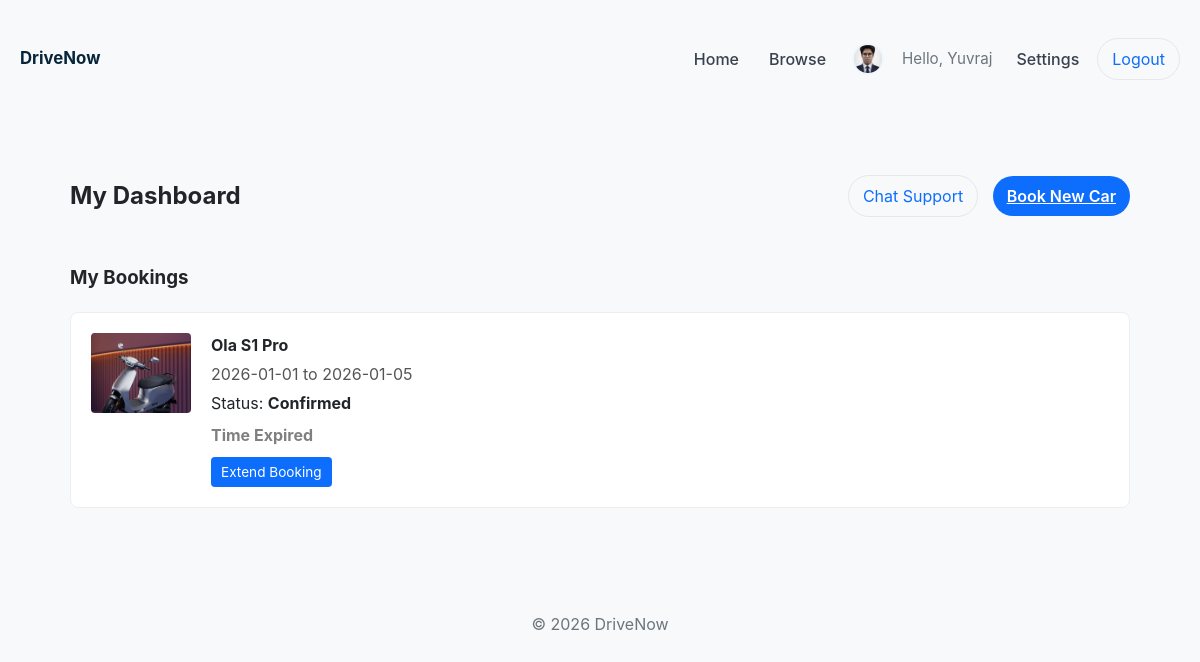
Page /user/dashboard.php (signed in) on the committed database.
### tables this page shows
CREATE TABLE `users` (
  `id` int(11) NOT NULL,
  `name` varchar(100) NOT NULL,
  `email` varchar(150) NOT NULL,
  `phone` varchar(30) DEFAULT NULL,
  `password` varchar(255) NOT NULL,
  `user_type` enum('admin','customer') NOT NULL DEFAULT 'customer',
  `created_at` timestamp NOT NULL DEFAULT current_timestamp(),
  `is_verified` tinyint(1) DEFAULT 0,
  `id_document_path` varchar(255) DEFAULT NULL,
  `profile_picture` varchar(255) DEFAULT NULL
);

CREATE TABLE `bookings` (
  `id` int(11) NOT NULL,
  `user_id` int(11) NOT NULL,
  `vehicle_id` int(11) NOT NULL,
  `booking_date` date NOT NULL,
  `booking_time` varchar(20) DEFAULT NULL,
  `booking_datetime` datetime DEFAULT NULL,
  `created_at` timestamp NOT NULL DEFAULT current_timestamp(),
  `return_date` date DEFAULT NULL,
  `return_datetime` datetime DEFAULT NULL,
  `status` enum('pending','confirmed','completed','cancelled') DEFAULT 'pending',
  `total_price` decimal(10,2) DEFAULT 0.00
);

CREATE TABLE `vehicles` (
  `id` int(11) NOT NULL,
  `name` varchar(150) NOT NULL,
  `type` varchar(100) NOT NULL,
  `price_per_day` decimal(10,2) NOT NULL,
  `status` varchar(50) DEFAULT 'available',
  `image` varchar(255) DEFAULT NULL,
  `created_at` timestamp NOT NULL DEFAULT current_timestamp(),
  `location` varchar(150) DEFAULT 'Main Branch',
  `transmission` enum('Auto','Manual') DEFAULT 'Auto',
  `fuel_type` enum('Petrol','Diesel','Electric','Hybrid') DEFAULT 'Petrol',
  `lat` decimal(10,8) DEFAULT NULL,
  `lng` decimal(11,8) DEFAULT NULL
);

### user/dashboard.php (the view, shortened to what this page needs)
<?php
require_once __DIR__ . '/../config/db.php';
$page_css   = '../assets/css/user_dashboard.css';
$page_class = 'user-dashboard';
require_once __DIR__ . '/../includes/header.php';
?>
<main class="page-container">
  <div class="inner">
    <div style="display:flex;justify-content:space-between;align-items:center;margin-bottom:30px;">
        <h2>My Dashboard</h2>
        <div>
            <a href="chat.php" class="btn-outline" style="margin-right:10px;">Chat Support</a>
            <a href="../search.php" class="btn-primary">Book New Car</a>
        </div>
    </div>
    <?php
    $uid = $_SESSION['user_id'];
    ?>
    <h3>My Bookings</h3>
    <?php
    $book_sql = "SELECT b.*, v.name as vehicle_name, v.image
                 FROM bookings b
                 JOIN vehicles v ON b.vehicle_id = v.id
                 WHERE b.user_id = $uid
                 ORDER BY b.booking_date DESC";
    $book_res = mysqli_query($conn, $book_sql);
    ?>
    <?php if (mysqli_num_rows($book_res) > 0): ?>
        <div class="bookings-list" style="display:grid;gap:20px;margin-top:20px;">
            <?php while ($b = mysqli_fetch_assoc($book_res)): ?>
                <div class="booking-card" style="background:#fff;padding:20px;display:flex;gap:20px;border-radius:8px;border:1px solid #eee;">
                    <div style="width:100px;height:80px;background:#f5f5f5;background-image:url('../uploads/vehicles/<?= $b['image']?>');background-size:cover;border-radius:4px;"></div>
                    <div>
                        <h4 style="margin:0 0 5px 0;"><?= htmlspecialchars($b['vehicle_name']) ?></h4>
                        <p style="margin:0;color:#555;">
                            <?= $b['booking_date'] ?> to <?= $b['return_date'] ?? '...' ?>
                        </p>
                        <p style="margin:5px 0 0 0;">
                            Status: <strong><?= ucfirst($b['status']) ?></strong>
                        </p>
                        <?php if ($b['status'] === 'confirmed' || $b['status'] === 'pending'): ?>
                            <?php
                            $fallback_date = !empty($b['return_date']) ? $b['return_date'] : $b['booking_date'];
                            $end_time = !empty($b['return_datetime']) ? $b['return_datetime'] : $fallback_date . ' 23:59:59';
                            ?>
                            <div class="countdown-timer" data-end="<?= $end_time ?>" style="margin-top:8px;font-weight:bold;color:#d9534f;">
                            </div>
                            <a href="extend.php?booking_id=<?= $b['id'] ?>" class="btn-small" style="display:inline-block;margin-top:10px;font-size:0.85em;padding:5px 10px;background:#0d6efd;color:#fff;text-decoration:none;border-radius:4px;">Extend Booking</a>
                        <?php endif; ?>
                    </div>
                </div>
            <?php endwhile; ?>
        </div>
    <?php else: ?>
        <p style="color:#777;margin-top:20px;">No bookings found. <a href="../search.php">Browse cars</a> to make your first trip!</p>
    <?php endif; ?>
  </div>
</main>
<?php require_once __DIR__ . '/../includes/footer.php'; ?>

### includes/header.php (shortened to what this page needs)
<?php
if (!defined('DRIVENOW_HEADER_INCLUDED')) {
    if (!isset($default_common_css)) {
        $default_common_css = '../assets/css/common.css';
    }
    if (!isset($base_url)) {
        $base_url = '/drivenow';
    }
    ?>
    <!doctype html>
    <html>
    <head>
      <link rel="stylesheet" href="<?php echo htmlspecialchars($default_common_css); ?>">
      <?php if (!empty($page_css)): ?>
        <link rel="stylesheet" href="<?php echo htmlspecialchars($page_css); ?>">
      <?php endif; ?>
    </head>
    <body<?php echo !empty($page_class) ? ' class="'.htmlspecialchars($page_class).'"' : ''; ?>>
      <header class="site-header">
        <div class="container header-inner">
          <div class="brand">
            <a class="brand-link" href="<?php echo htmlspecialchars($base_url); ?>">
              <span class="brand-title">DriveNow</span>
            </a>
          </div>
          <nav class="site-nav" aria-label="Main navigation">
            <ul class="nav-list">
              <li><a class="nav-link" href="<?php echo htmlspecialchars($base_url); ?>">Home</a></li>
              <li><a class="nav-link" href="<?php echo htmlspecialchars($base_url); ?>/search.php">Browse</a></li>
            </ul>
            <div class="auth-buttons">
              <?php if (!empty($_SESSION['user_name'])): ?>
                <?php
                $avatar = $_SESSION['profile_picture'] ?? 'default_avatar.png';
                if (empty($_SESSION['profile_picture']) && isset($conn) && !empty($_SESSION['user_id'])) {
                    $uid = $_SESSION['user_id'];
                    $u_res = mysqli_query($conn, "SELECT profile_picture FROM users WHERE id=$uid");
                    if ($u_res && $u_row = mysqli_fetch_assoc($u_res)) {
                        if (!empty($u_row['profile_picture'])) {
                            $avatar = $u_row['profile_picture'];
                        }
                    }
                }
                $avatar_url = (strpos($avatar, '/') !== false) ? $avatar : ($base_url . '/uploads/avatars/' . $avatar);
                ?>
                <img src="<?= htmlspecialchars($avatar_url) ?>" class="user-avatar" alt="User" style="width:32px;height:32px;border-radius:50%;object-fit:cover;vertical-align:middle;border:2px solid #eef6ff;">
                <span class="welcome">Hello, <?php echo htmlspecialchars($_SESSION['user_name']); ?></span>
                <a class="nav-link" href="<?php echo htmlspecialchars($base_url); ?>/user/settings.php">Settings</a>
                <a class="btn-outline" href="<?php echo htmlspecialchars($base_url); ?>/auth/logout.php">Logout</a>
              <?php else: ?>
                <a class="btn-outline" href="<?php echo htmlspecialchars($base_url); ?>/auth/login.html">Login</a>
                <a class="btn-primary" href="<?php echo htmlspecialchars($base_url); ?>/auth/register.html">Register</a>
              <?php endif; ?>
            </div>
          </nav>
        </div>
      </header>
    <?php
}
?>

### assets/css/common.css (style rules this page uses)
:root { --bg: #f8f9fa; --card: #ffffff; --muted: #6c757d; --accent: #0d6efd; --accent-hover: #0b5ed7; --accent-contrast: #ffffff; --radius: 8px; --shadow: 0 4px 6px -1px rgba(0, 0, 0, 0.1), 0 2px 4px -1px rgba(0, 0, 0, 0.06); --max-width: 1200px; }
* { box-sizing: border-box }
body { font-family: 'Inter', system-ui, -apple-system, sans-serif; background: var(--bg); color: #212529; margin: 0; line-height: 1.5 }
.container { max-width: var(--max-width); margin: 0 auto; padding: 20px }
.site-header { background: transparent; padding: 18px 0 }
.header-inner { display: flex; align-items: center; justify-content: space-between; gap: 20px }
.brand-link { display: inline-flex; align-items: center; gap: 10px; text-decoration: none; color: inherit }
.brand-title { font-weight: 700; font-size: 1.05rem; color: #07263b }
.site-nav { display: flex; align-items: center; gap: 18px }
.nav-list { display: flex; gap: 14px; list-style: none; margin: 0; padding: 0 }
.nav-link { color: rgba(7, 18, 35, 0.8); text-decoration: none; font-weight: 500; padding: 6px 8px; border-radius: 8px }
.auth-buttons { display: flex; align-items: center; gap: 10px }
.welcome { color: var(--muted); font-size: 0.95rem; margin-right: 6px }
.user-avatar { width: 32px; height: 32px; border-radius: 50%; object-fit: cover; border: 2px solid #eef6ff; margin-right: 8px; vertical-align: middle; }
.btn-primary { background: var(--accent); color: var(--accent-contrast); border: none; padding: 8px 14px; border-radius: 999px; cursor: pointer; display: inline-block; font-weight: 600 }
.btn-outline { background: transparent; border: 1px solid rgba(15, 23, 42, 0.08); padding: 8px 14px; border-radius: 999px; color: var(--accent); text-decoration: none; display: inline-flex; align-items: center }

### assets/css/user_dashboard.css (style rules this page uses)
.user-dashboard .page-container { max-width:1100px;margin:20px auto;padding:20px }
.user-dashboard .page-container .inner { max-width:100%; margin:0; padding:0; }

### rows in the picture
users: profile_picture (picture)
bookings: vehicle.image (picture), vehicle.name "Ola S1 Pro", booking_date "2026-01-01", return_date "2026-01-05", status "Confirmed"

### other values in the picture
$_SESSION['user_name'] "Yuvraj"
